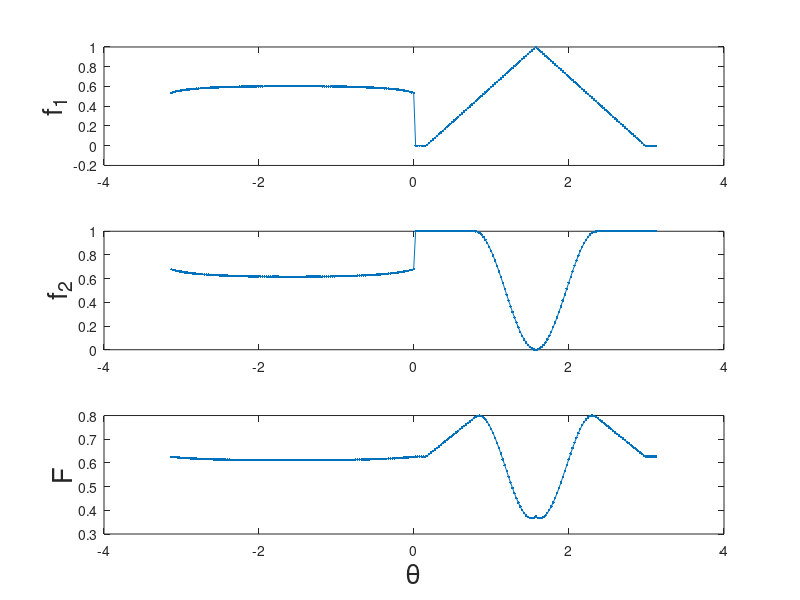
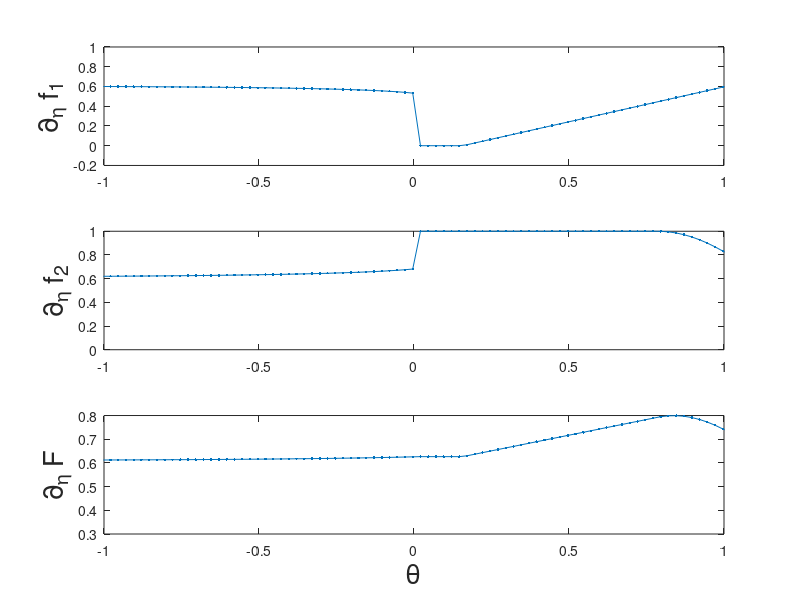
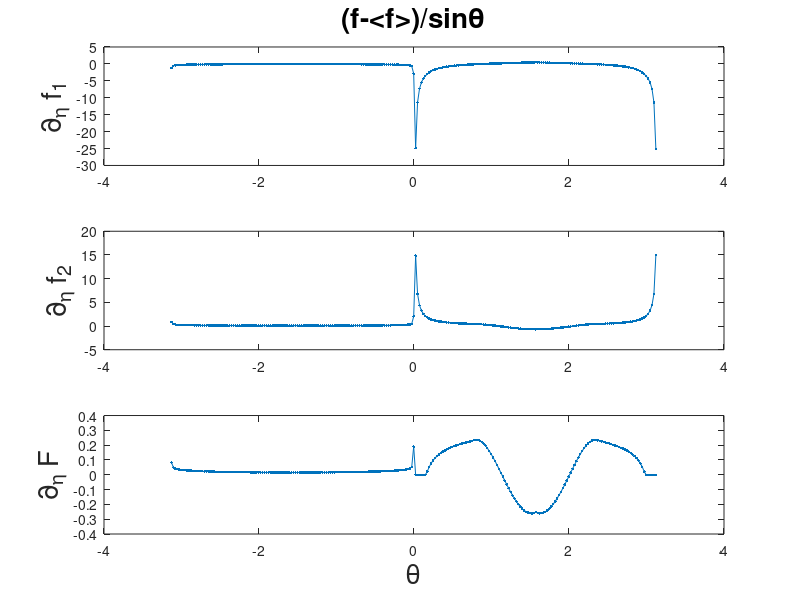

The MATLAB source for these figures, in order:
bump_fun = load('Guo_cont/ep_00_40_bump3.mat');
dent_fun = load('Guo_cont/ep_00_40_dent.mat');

bump = bump_fun.soln(:,1);
dent = dent_fun.soln(:,1);
theta0 = bump_fun.theta0;

lambda = (1-mean(dent))/(1+mean(bump)-mean(dent));
soln = lambda * bump + (1-lambda) * dent;

handle_f = figure(1);
subplot(3,1,1);plot(bump_fun.theta0,bump,'.-');ylabel('f_1','fontsize',20);
subplot(3,1,2);plot(bump_fun.theta0,dent,'.-');ylabel('f_2','fontsize',20);
subplot(3,1,3);plot(bump_fun.theta0,soln,'.-');ylabel('F','fontsize',20);
xlabel('\theta','fontsize',20);
print(gcf,'-depsc2','revision/cont_dent_bump3');
close(handle_f);


handle_f = figure(1);
subplot(3,1,1);plot(bump_fun.theta0,bump,'.-');ylabel('\partial_\eta f_1','fontsize',20);xlim([-1 1]);
subplot(3,1,2);plot(bump_fun.theta0,dent,'.-');ylabel('\partial_\eta f_2','fontsize',20);xlim([-1 1]);
subplot(3,1,3);plot(bump_fun.theta0,soln,'.-');ylabel('\partial_\eta F','fontsize',20);xlim([-1 1]);
xlabel('\theta','fontsize',20);
print(gcf,'-depsc2','Guo_cont/cont_dent_bump3_zoom');
close(handle_f);


handle_f = figure(1);
subplot(3,1,1);plot(bump_fun.theta0,(bump-mean(bump))./sin(theta0)','.-');ylabel('\partial_\eta f_1','fontsize',20);
title('(f-<f>)/sin\theta','fontsize',20)
subplot(3,1,2);plot(bump_fun.theta0,(dent-mean(dent))./sin(theta0)','.-');ylabel('\partial_\eta f_2','fontsize',20);
subplot(3,1,3);plot(bump_fun.theta0,(soln-mean(soln))./sin(theta0)','.-');ylabel('\partial_\eta F','fontsize',20);
xlabel('\theta','fontsize',20);
print(gcf,'-depsc2','Guo_cont/cont_dent_bump3_lip');
close(handle_f);


% ep0 = load('const_incoming/ep0_cond.mat');
% ep1 = load('const_incoming/ep1_cond.mat');
% ep2 = load('const_incoming/ep2_cond.mat');
% 
% 
% f_r0 = ep0.f(1,:,:); theta0 = ep0.theta0; r0 = ep0.r0;
% Nr = ep0.Nr; Nt = ep0.Nt;
% f_r0 = reshape(f_r0,Nr+1,Nt);
% handle_f = figure(1);
% set(gca,'fontsize',20);
% mesh(theta0,r0,f_r0); title(['f(\theta,r)'],'fontsize',20);
% xlabel('\theta','fontsize',20); ylabel('r','fontsize',20);
% print(gcf,'-depsc2','const_incoming/ep0_f');
% close(handle_f);
% handle_f = figure(3);
% set(gca,'fontsize',20);
% plot(theta0,f_r0(Nr+1,:)); title(['f(\theta,r=1)'],'fontsize',20);
% xlabel('\theta','fontsize',20); ylabel('f','fontsize',20);
% print(gcf,'-depsc2','const_incoming/ep0_f_r1');
% close(handle_f);
% handle_f = figure(3);
% set(gca,'fontsize',20);
% plot(theta0,f_r0(Nr/2+1,:)); title(['f(\theta,r=0.5)'],'fontsize',20);
% xlabel('\theta','fontsize',20); ylabel('f','fontsize',20);
% print(gcf,'-depsc2','const_incoming/ep0_f_r05');
% close(handle_f);
% 
% f_r0 = ep1.f(1,:,:);
% theta0 = ep1.theta0; r0 = ep1.r0;
% Nr = ep1.Nr; Nt = ep1.Nt;
% f_r0 = reshape(f_r0,Nr+1,Nt);
% handle_f = figure(1);
% set(gca,'fontsize',20);
% mesh(theta0,r0,f_r0); title(['f(\theta,r)'],'fontsize',20);
% xlabel('\theta','fontsize',20); ylabel('r','fontsize',20);
% print(gcf,'-depsc2','const_incoming/ep1_f');
% close(handle_f);
% handle_f = figure(3);
% set(gca,'fontsize',20);
% plot(theta0,f_r0(Nr+1,:)); title(['f(\theta,r=1)'],'fontsize',20);
% xlabel('\theta','fontsize',20); ylabel('f','fontsize',20);
% print(gcf,'-depsc2','const_incoming/ep1_f_r1');
% close(handle_f);
% handle_f = figure(3);
% set(gca,'fontsize',20);
% plot(theta0,f_r0(Nr/2+1,:)); title(['f(\theta,r=0.5)'],'fontsize',20);
% xlabel('\theta','fontsize',20); ylabel('f','fontsize',20);
% print(gcf,'-depsc2','const_incoming/ep1_f_r05');
% close(handle_f);
% 
% 
% f_r0 = ep2.f(1,:,:); theta0 = ep2.theta0; r0 = ep2.r0;
% Nr = ep2.Nr; Nt = ep2.Nt;
% f_r0 = reshape(f_r0,Nr+1,Nt);
% handle_f = figure(1);
% set(gca,'fontsize',20);
% mesh(theta0,r0,f_r0); title(['f(\theta,r)'],'fontsize',20);
% xlabel('\theta','fontsize',20); ylabel('r','fontsize',20);
% print(gcf,'-depsc2','const_incoming/ep2_f');
% close(handle_f);
% handle_f = figure(3);
% set(gca,'fontsize',20);
% plot(theta0,f_r0(Nr+1,:)); title(['f(\theta,r=1)'],'fontsize',20);
% xlabel('\theta','fontsize',20); ylabel('f','fontsize',20);
% print(gcf,'-depsc2','const_incoming/ep2_f_r1');
% close(handle_f);
% handle_f = figure(3);
% set(gca,'fontsize',20);
% plot(theta0,f_r0(Nr/2+1,:)); title(['f(\theta,r=0.5)'],'fontsize',20);
% xlabel('\theta','fontsize',20); ylabel('f','fontsize',20);
% print(gcf,'-depsc2','const_incoming/ep2_f_r05');
% close(handle_f);
% 
% 
% return
% 
% ep0 = load('v_incoming/ep0_cond_v.mat');
% ep1 = load('v_incoming/ep1_cond_v.mat');
% ep2 = load('v_incoming/ep2_cond_v.mat');
% 
% 
% f_r0 = ep0.f(1,:,:); theta0 = ep0.theta0; r0 = ep0.r0;
% Nr = ep0.Nr; Nt = ep0.Nt;
% f_r0 = reshape(f_r0,Nr+1,Nt);
% handle_f = figure(1);
% set(gca,'fontsize',20);
% mesh(theta0,r0,f_r0); title(['f(\theta,r)'],'fontsize',20);
% xlabel('\theta','fontsize',20); ylabel('r','fontsize',20);
% print(gcf,'-depsc2','v_incoming/ep0_f');
% close(handle_f);
% handle_f = figure(3);
% set(gca,'fontsize',20);
% plot(theta0,f_r0(Nr+1,:)); title(['f(\theta,r=1)'],'fontsize',20);
% xlabel('\theta','fontsize',20); ylabel('f','fontsize',20);
% print(gcf,'-depsc2','v_incoming/ep0_f_r1');
% close(handle_f);
% handle_f = figure(3);
% set(gca,'fontsize',20);
% plot(theta0,f_r0(Nr/2+1,:)); title(['f(\theta,r=0.5)'],'fontsize',20);
% xlabel('\theta','fontsize',20); ylabel('f','fontsize',20);
% print(gcf,'-depsc2','v_incoming/ep0_f_r05');
% close(handle_f);
% 
% f_r0 = ep1.f(1,:,:);
% theta0 = ep1.theta0; r0 = ep1.r0;
% Nr = ep1.Nr; Nt = ep1.Nt;
% f_r0 = reshape(f_r0,Nr+1,Nt);
% handle_f = figure(1);
% set(gca,'fontsize',20);
% mesh(theta0,r0,f_r0); title(['f(\theta,r)'],'fontsize',20);
% xlabel('\theta','fontsize',20); ylabel('r','fontsize',20);
% print(gcf,'-depsc2','v_incoming/ep1_f');
% close(handle_f);
% handle_f = figure(3);
% set(gca,'fontsize',20);
% plot(theta0,f_r0(Nr+1,:)); title(['f(\theta,r=1)'],'fontsize',20);
% xlabel('\theta','fontsize',20); ylabel('f','fontsize',20);
% print(gcf,'-depsc2','v_incoming/ep1_f_r1');
% close(handle_f);
% handle_f = figure(3);
% set(gca,'fontsize',20);
% plot(theta0,f_r0(Nr/2+1,:)); title(['f(\theta,r=0.5)'],'fontsize',20);
% xlabel('\theta','fontsize',20); ylabel('f','fontsize',20);
% print(gcf,'-depsc2','v_incoming/ep1_f_r05');
% close(handle_f);
% 
% 
% f_r0 = ep2.f(1,:,:); theta0 = ep2.theta0; r0 = ep2.r0;
% Nr = ep2.Nr; Nt = ep2.Nt;
% f_r0 = reshape(f_r0,Nr+1,Nt);
% handle_f = figure(1);
% set(gca,'fontsize',20);
% mesh(theta0,r0,f_r0); title(['f(\theta,r)'],'fontsize',20);
% xlabel('\theta','fontsize',20); ylabel('r','fontsize',20);
% print(gcf,'-depsc2','v_incoming/ep2_f');
% close(handle_f);
% handle_f = figure(3);
% set(gca,'fontsize',20);
% plot(theta0,f_r0(Nr+1,:)); title(['f(\theta,r=1)'],'fontsize',20);
% xlabel('\theta','fontsize',20); ylabel('f','fontsize',20);
% print(gcf,'-depsc2','v_incoming/ep2_f_r1');
% close(handle_f);
% handle_f = figure(3);
% set(gca,'fontsize',20);
% plot(theta0,f_r0(Nr/2+1,:)); title(['f(\theta,r=0.5)'],'fontsize',20);
% xlabel('\theta','fontsize',20); ylabel('f','fontsize',20);
% print(gcf,'-depsc2','v_incoming/ep2_f_r05');
% close(handle_f);